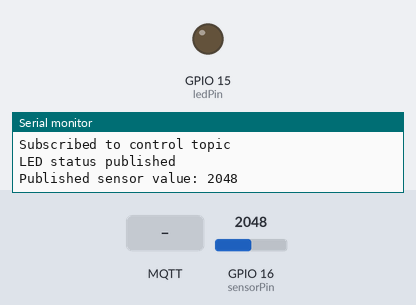
Bench run of a sketch on a simulated ESP32. Shown: output pins drawn as LEDs (lit = HIGH), the last lines printed to the serial monitor. The inputs (shaded band) are chosen by the test bench; at power-on: GPIO 16 (sensorPin) = 2048. WiFi joins after 1.5 s; servers stay silent unless stated; random numbers use the default seed unless the sketch sets one; no MQTT or app messages arrive unless stated.

Above: at 2.7 s.
2.8 s: MQTT message "ON" arrives on the first subscribed topic
At 4.0 s:
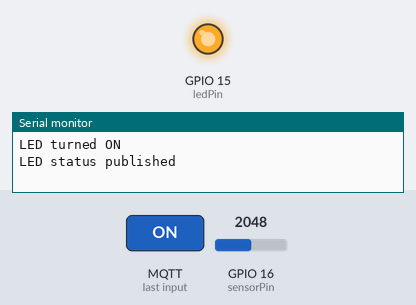
4.3 s: MQTT message "OFF" arrives on the first subscribed topic
At 5.3 s:
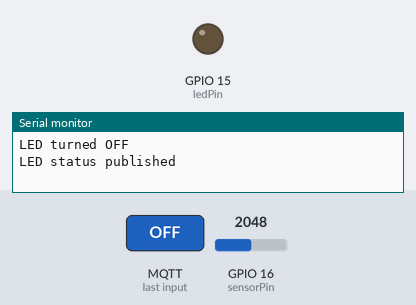
Timing chart, 0 to 7.3 s (numbered marks = the images above; inputs shaded):
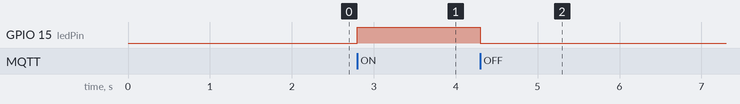

The sketch:

esp-code.ino
```cpp
#include <WiFi.h>
#include <PubSubClient.h>
#include <WiFiClientSecure.h>

// WiFi credentials - UPDATE THESE
const char* ssid = "samsung50";        // Replace with your WiFi name
const char* password = "abcd1234"; // Replace with your WiFi password

// HiveMQ Cloud settings
const char* mqtt_server = "6da50eee270d490d86688a1ad70aa6dc.s1.eu.hivemq.cloud";
const int mqtt_port = 8883;
const char* mqtt_user = "AgroSphere";          // Your HiveMQ username
const char* mqtt_password = "AgroSpherex3421";  // Your HiveMQ password

// Device settings - UPDATED WITH YOUR INFO
const char* device_owner = "pasindu";       // Your username in the web app
const char* device_id = "1122334455";       // The device ID you entered
const char* device_name = "green";          // The device name you entered

// Pin configuration
const int ledPin = 15;       // Built-in LED (GPIO2)
const int sensorPin = 16;   // Analog input pin (GPIO34)

WiFiClientSecure espClient;
PubSubClient client(espClient);

unsigned long lastMsg = 0;
float lastSensorValue = 0;
bool ledState = false;

void setup_wifi() {
  delay(10);
  Serial.println();
  Serial.print("Connecting to ");
  Serial.println(ssid);

  WiFi.begin(ssid, password);

  while (WiFi.status() != WL_CONNECTED) {
    delay(500);
    Serial.print(".");
  }

  Serial.println("");
  Serial.println("WiFi connected");
  Serial.println("IP address: ");
  Serial.println(WiFi.localIP());
}

void callback(char* topic, byte* payload, unsigned int length) {
  Serial.print("Message arrived [");
  Serial.print(topic);
  Serial.print("] ");

  String message;
  for (int i = 0; i < length; i++) {
    message += (char)payload[i];
  }
  Serial.println(message);

  String topicStr = String(topic);

  if (topicStr.endsWith("led/control")) {
    if (message == "ON") {
      digitalWrite(ledPin, HIGH);
      ledState = true;
      Serial.println("LED turned ON");
      publishLedStatus();
    } else if (message == "OFF") {
      digitalWrite(ledPin, LOW);
      ledState = false;
      Serial.println("LED turned OFF");
      publishLedStatus();
    }
  }
}

void publishLedStatus() {
  String topic = String("greenhouse/") + device_owner + "/" + device_id + "/led/status";
  if (client.publish(topic.c_str(), ledState ? "ON" : "OFF")) {
    Serial.println("LED status published");
  } else {
    Serial.println("Failed to publish LED status");
  }
}

void reconnect() {
  while (!client.connected()) {
    Serial.print("Attempting MQTT connection...");

    // Create a random client ID
    String clientId = "ESP32Client-";
    clientId += String(random(0xffff), HEX);

    if (client.connect(clientId.c_str(), mqtt_user, mqtt_password)) {
      Serial.println("connected");

      String subscribeTopic = String("greenhouse/") + device_owner + "/" + device_id + "/led/control";
      if (client.subscribe(subscribeTopic.c_str())) {
        Serial.println("Subscribed to control topic");
      } else {
        Serial.println("Subscribe failed");
      }

      // Publish initial status
      publishLedStatus();

      // Publish device online status
      String onlineTopic = String("greenhouse/") + device_owner + "/" + device_id + "/status";
      client.publish(onlineTopic.c_str(), "online");

    } else {
      Serial.print("failed, rc=");
      Serial.print(client.state());
      Serial.println(" try again in 5 seconds");
      delay(5000);
    }
  }
}

void setup() {
  Serial.begin(115200);
  pinMode(ledPin, OUTPUT);
  digitalWrite(ledPin, LOW);  // Start with LED off

  setup_wifi();

  // Configure TLS - using insecure for now to test (like your working example)
  espClient.setInsecure(); // Bypass certificate validation

  client.setServer(mqtt_server, mqtt_port);
  client.setCallback(callback);
  client.setBufferSize(2048);  // Increase buffer size if needed
}

void loop() {
  if (!client.connected()) {
    reconnect();
  }
  client.loop();

  unsigned long now = millis();
  if (now - lastMsg > 2000) {  // Publish every 2 seconds
    lastMsg = now;

    // Read sensor
    int rawValue = analogRead(sensorPin);
    float sensorValue = rawValue * (3.3 / 4095.0);  // Convert to voltage

    // Only publish if value changed significantly (10% change or more)
    if (abs(sensorValue - lastSensorValue) >= (lastSensorValue * 0.10) || lastSensorValue == 0) {
      lastSensorValue = sensorValue;

      String topic = String("greenhouse/") + device_owner + "/" + device_id + "/sensor";
      String payload = String(rawValue);  // Send only raw ADC value

      if (client.publish(topic.c_str(), payload.c_str())) {
        Serial.print("Published sensor value: ");
        Serial.println(payload);
      } else {
        Serial.println("Failed to publish sensor value");
      }
    }
  }
}
```

Measured:
- after the input at 2.8 s, GPIO 15 (ledPin): LOW → HIGH at once
- after the input at 4.3 s, GPIO 15 (ledPin): HIGH → LOW at once
